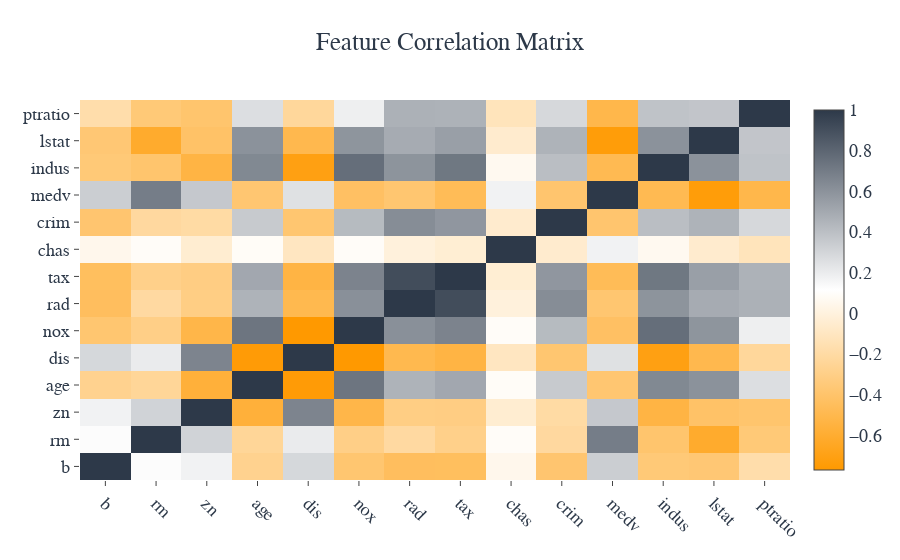

Notebook code cell kept with this figure:
### Code cell
corr_new = corr.set_index('index')
fig = go.Figure(data=go.Heatmap(
                    x=corr_new.columns,
                    y=corr_new.index,
                    z=corr_new,
colorscale=[(0, "#ff9900"), (0.5, 'white'), (1, "#2D3949")]))
fig.update_layout(showlegend=False, title_text=f"Feature Correlation Matrix",
                          template="presentation")
fig.update_yaxes(title=None)
fig.update_xaxes(tickangle=45)
fig.update_layout(
    font_family="Gravitas One",
    font_color="#2D3949",
)

fig.show()

### Figure 1 — Plotly figure (JSON) as saved in the notebook; plotly's stock layout.template omitted (floating-point values rounded to 4 significant figures; data arrays with more than 128 entries replaced by an {"elided": "..."} marker saying what was removed)
{"data": [{"colorscale": [[0, "#ff9900"], [0.5, "white"], [1, "#2D3949"]], "type": "heatmap", "x": ["b", "rm", "zn", "age", "dis", "nox", "rad", "tax", "chas", "crim", "medv", "indus", "lstat", "ptratio"], "y": ["b", "rm", "zn", "age", "dis", "nox", "rad", "tax", "chas", "crim", "medv", "indus", "lstat", "ptratio"], "z": {"elided": "14x14 float values"}}], "layout": {"font": {"color": "#2D3949", "family": "Gravitas One"}, "showlegend": false, "title": {"text": "Feature Correlation Matrix"}, "xaxis": {"tickangle": 45}, "yaxis": {"title": {}}}}
